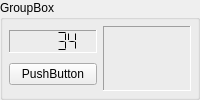
          <widget class="QGroupBox" name="groupBox_11">
           <property name="sizePolicy">
            <sizepolicy hsizetype="Fixed" vsizetype="Fixed">
             <horstretch>0</horstretch>
             <verstretch>0</verstretch>
            </sizepolicy>
           </property>
           <property name="title">
            <string>GroupBox</string>
           </property>
           <layout class="QHBoxLayout" name="horizontalLayout_9">
            <property name="spacing">
             <number>6</number>
            </property>
            <property name="leftMargin">
             <number>6</number>
            </property>
            <property name="topMargin">
             <number>6</number>
            </property>
            <property name="rightMargin">
             <number>6</number>
            </property>
            <property name="bottomMargin">
             <number>6</number>
            </property>
            <item>
             <layout class="QVBoxLayout" name="verticalLayout_33">
              <item>
               <widget class="QLCDNumber" name="lcdNumber_16">
                <property name="sizePolicy">
                 <sizepolicy hsizetype="Minimum" vsizetype="Fixed">
                  <horstretch>0</horstretch>
                  <verstretch>0</verstretch>
                 </sizepolicy>
                </property>
                <property name="frameShape">
                 <enum>QFrame::Panel</enum>
                </property>
                <property name="frameShadow">
                 <enum>QFrame::Sunken</enum>
                </property>
                <property name="midLineWidth">
                 <number>0</number>
                </property>
                <property name="smallDecimalPoint">
                 <bool>false</bool>
                </property>
                <property name="mode">
                 <enum>QLCDNumber::Dec</enum>
                </property>
                <property name="segmentStyle">
                 <enum>QLCDNumber::Flat</enum>
                </property>
                <property name="intValue" stdset="0">
                 <number>34</number>
                </property>
               </widget>
              </item>
              <item>
               <widget class="QPushButton" name="pushButton_16">
                <property name="text">
                 <string>PushButton</string>
                </property>
               </widget>
              </item>
             </layout>
            </item>
            <item>
             <widget class="QFrame" name="verticalFrame_7">
              <property name="frameShape">
               <enum>QFrame::Panel</enum>
              </property>
              <property name="frameShadow">
               <enum>QFrame::Sunken</enum>
              </property>
              <layout class="QVBoxLayout" name="verticalLayout_14">
               <property name="leftMargin">
                <number>2</number>
               </property>
               <property name="topMargin">
                <number>0</number>
               </property>
               <property name="rightMargin">
                <number>2</number>
               </property>
               <property name="bottomMargin">
                <number>0</number>
               </property>
               <item>
                <widget class="QLabel" name="label_13">
                 <property name="sizePolicy">
                  <sizepolicy hsizetype="Minimum" vsizetype="Minimum">
                   <horstretch>0</horstretch>
                   <verstretch>0</verstretch>
                  </sizepolicy>
                 </property>
                 <property name="minimumSize">
                  <size>
                   <width>0</width>
                   <height>0</height>
                  </size>
                 </property>
                 <property name="maximumSize">
                  <size>
                   <width>23</width>
                   <height>23</height>
                  </size>
                 </property>
                 <property name="sizeIncrement">
                  <size>
                   <width>0</width>
                   <height>0</height>
                  </size>
                 </property>
                 <property name="baseSize">
                  <size>
                   <width>0</width>
                   <height>0</height>
                  </size>
                 </property>
                 <property name="text">
                  <string/>
                 </property>
                 <property name="pixmap">
                  <pixmap resource="resources.qrc">:/res/icons8-full-image-40.png</pixmap>
                 </property>
                 <property name="scaledContents">
                  <bool>true</bool>
                 </property>
                 <property name="alignment">
                  <set>Qt::AlignLeading|Qt::AlignLeft|Qt::AlignTop</set>
                 </property>
                 <property name="wordWrap">
                  <bool>false</bool>
                 </property>
                </widget>
               </item>
               <item>
                <widget class="QLabel" name="label_14">
                 <property name="sizePolicy">
                  <sizepolicy hsizetype="Minimum" vsizetype="Minimum">
                   <horstretch>0</horstretch>
                   <verstretch>0</verstretch>
                  </sizepolicy>
                 </property>
                 <property name="maximumSize">
                  <size>
                   <width>23</width>
                   <height>23</height>
                  </size>
                 </property>
                 <property name="text">
                  <string/>
                 </property>
                 <property name="pixmap">
                  <pixmap resource="resources.qrc">:/res/icons8-full-image-40.png</pixmap>
                 </property>
                 <property name="scaledContents">
                  <bool>true</bool>
                 </property>
                 <property name="alignment">
                  <set>Qt::AlignBottom|Qt::AlignLeading|Qt::AlignLeft</set>
                 </property>
                </widget>
               </item>
              </layout>
             </widget>
            </item>
           </layout>
          </widget>
